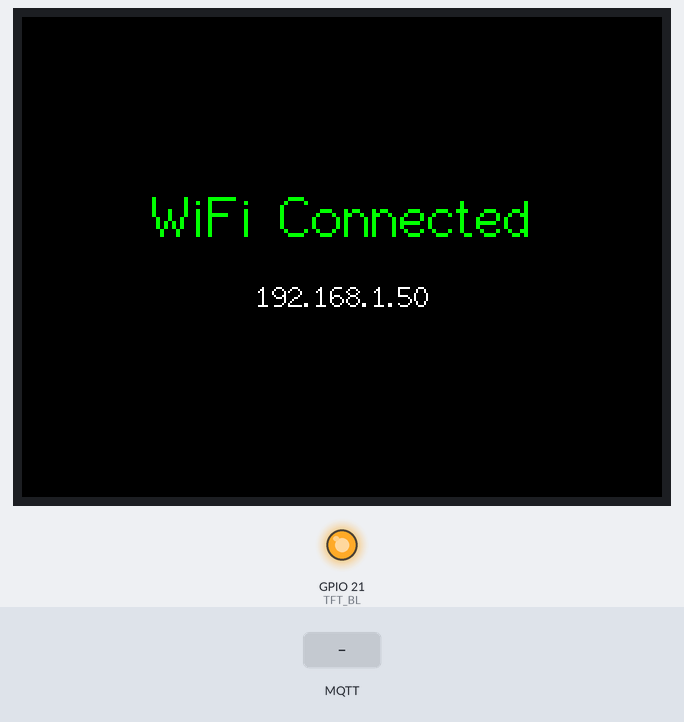
Bench run of a program on a simulated ESP32. Parts: 320×240 colour display, output pins drawn as LEDs (lit = HIGH). The test bench sets the inputs (shaded band). WiFi joins after 1.5 s; servers stay silent unless stated; no MQTT or app messages arrive unless stated; what the program prints to the serial monitor is not drawn.

Above: at 2.0 s.
At 5.6 s:
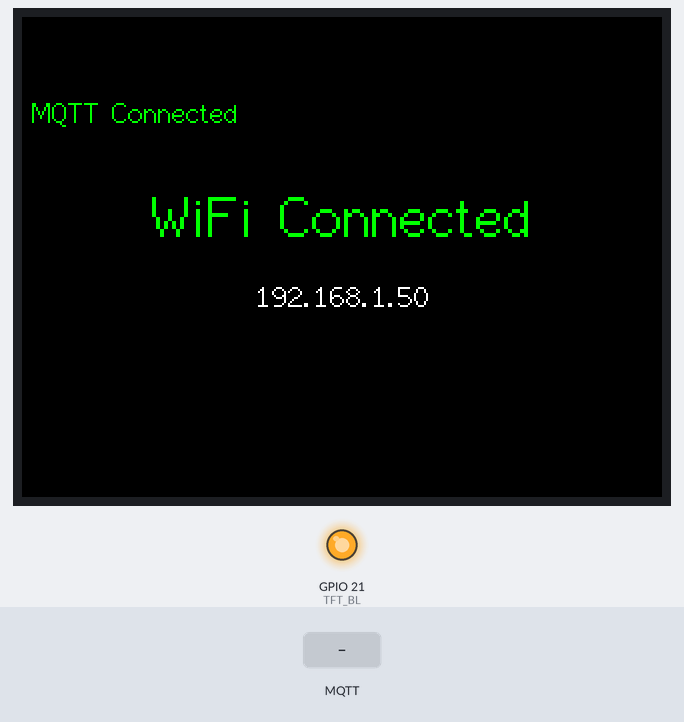
5.7 s: MQTT message "temperature" arrives on the first subscribed topic
7.2 s: MQTT message "/f" arrives on the first subscribed topic
8.7 s: MQTT message "ph" arrives on the first subscribed topic
At 30.7 s:
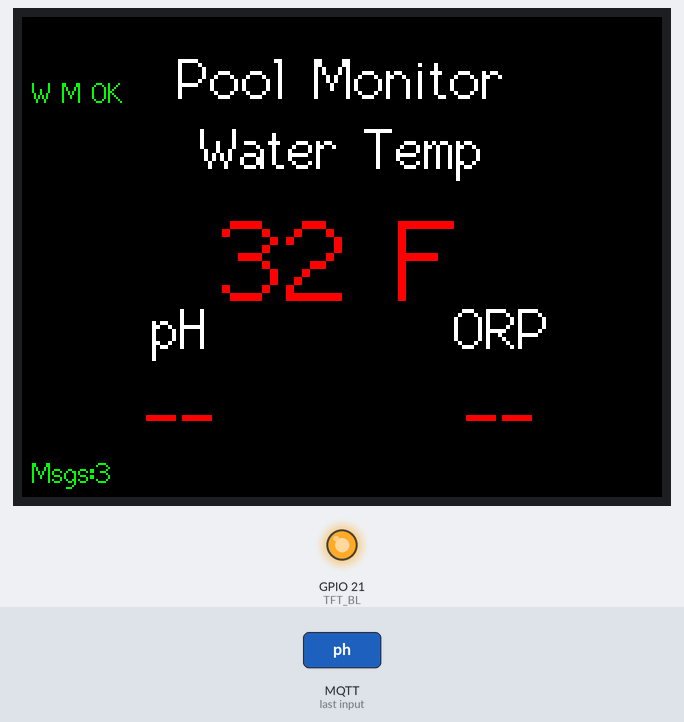
Timing chart, 0 to 31.5 s (numbered marks = the images above; inputs shaded):
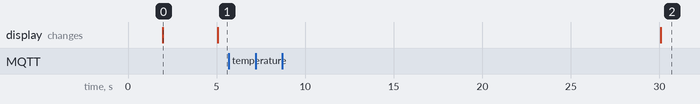

The program:

main.cpp
```cpp
#include <Arduino.h>
#include <WiFi.h>
#include <PubSubClient.h>
#include <ArduinoJson.h>
#include <TFT_eSPI.h>

// TFT Display
TFT_eSPI tft = TFT_eSPI();

// Backlight pin for CYD
#define TFT_BL 21

// Timing constants
#define DISPLAY_REFRESH_INTERVAL 30000
#define WIFI_RECONNECT_INTERVAL 5000
#define MQTT_RECONNECT_INTERVAL 5000

// WiFi and MQTT clients
WiFiClient wifiClient;
PubSubClient mqttClient(wifiClient);

// Timing variables
unsigned long lastWiFiAttempt = 0;
unsigned long lastMqttAttempt = 0;
unsigned long lastDisplayRefresh = 0;

// Pool data from Home Assistant
struct PoolData {
    float waterTempF = 0.0;
    float phLevel = 0.0;
    float orpLevel = 0.0;
    bool dataValid = false;
    unsigned long lastUpdate = 0;
    unsigned int msgCount = 0;
} poolData;

// Function declarations
void setupWiFi();
void setupMQTT();
void setupDisplay();
void reconnectWiFi();
void reconnectMQTT();
void mqttCallback(char* topic, byte* payload, unsigned int length);
void subscribeToTopics();
void updateDisplay();
void drawDashboard();
void drawStatusBar();

void setup() {
    Serial.begin(115200);
    Serial.println("\n=== ESP32 Pool Monitor Display ===");

    setupDisplay();

    // Show boot screen
    tft.fillScreen(TFT_BLACK);
    tft.setTextColor(TFT_WHITE, TFT_BLACK);
    tft.setTextDatum(MC_DATUM);
    tft.setTextSize(2);
    tft.drawString("Pool Monitor", 160, 100, 2);
    tft.setTextSize(1);
    tft.drawString("Starting up...", 160, 140, 2);

    setupWiFi();
    setupMQTT();

    Serial.println("Setup complete");
    delay(500);
}

void loop() {
    // Maintain WiFi connection
    if (WiFi.status() != WL_CONNECTED) {
        if (millis() - lastWiFiAttempt > WIFI_RECONNECT_INTERVAL) {
            reconnectWiFi();
            lastWiFiAttempt = millis();
        }
    }

    // Maintain MQTT connection
    if (!mqttClient.connected()) {
        if (millis() - lastMqttAttempt > MQTT_RECONNECT_INTERVAL) {
            reconnectMQTT();
            lastMqttAttempt = millis();
        }
    } else {
        mqttClient.loop();
    }

    // Update display periodically
    if (millis() - lastDisplayRefresh > DISPLAY_REFRESH_INTERVAL) {
        updateDisplay();
        lastDisplayRefresh = millis();
    }
}

void setupDisplay() {
    // Initialize backlight
    pinMode(TFT_BL, OUTPUT);
    digitalWrite(TFT_BL, HIGH);

    // Initialize TFT
    tft.init();
    tft.setRotation(1);  // Landscape mode
    tft.fillScreen(TFT_BLACK);

    Serial.println("Display initialized: 320x240 TFT");
}

void setupWiFi() {
    Serial.print("Connecting to WiFi");

    tft.fillScreen(TFT_BLACK);
    tft.setTextColor(TFT_WHITE, TFT_BLACK);
    tft.setTextDatum(MC_DATUM);
    tft.setTextSize(2);
    tft.drawString("Connecting WiFi...", 160, 120, 2);

    WiFi.begin(WIFI_SSID, WIFI_PASS);

    int attempts = 0;
    while (WiFi.status() != WL_CONNECTED && attempts < 40) {
        delay(500);
        Serial.print(".");
        attempts++;
    }

    if (WiFi.status() == WL_CONNECTED) {
        Serial.println(" Connected!");
        Serial.print("IP: ");
        Serial.println(WiFi.localIP());

        tft.fillScreen(TFT_BLACK);
        tft.setTextColor(TFT_GREEN, TFT_BLACK);
        tft.drawString("WiFi Connected", 160, 100, 2);
        tft.setTextSize(1);
        tft.setTextColor(TFT_WHITE, TFT_BLACK);
        tft.drawString(WiFi.localIP().toString(), 160, 140, 2);
        delay(1000);
    } else {
        Serial.println(" Failed!");
        tft.fillScreen(TFT_BLACK);
        tft.setTextColor(TFT_RED, TFT_BLACK);
        tft.drawString("WiFi Failed!", 160, 120, 2);
        delay(1000);
    }
}

void reconnectWiFi() {
    Serial.println("Reconnecting to WiFi...");
    WiFi.reconnect();
}

void setupMQTT() {
    mqttClient.setServer(MQTT_BROKER, 1883);
    mqttClient.setCallback(mqttCallback);
}

void reconnectMQTT() {
    Serial.print("Connecting to MQTT...");

    String clientId = "esp32-pool-display-" + String(ESP.getEfuseMac());
    Serial.printf(" ClientID: %s\n", clientId.c_str());
    Serial.printf(" Broker: %s:1883\n", MQTT_BROKER);

    bool connected;
    #ifdef MQTT_USER
        Serial.printf(" Using auth: %s / ****\n", MQTT_USER);
        connected = mqttClient.connect(clientId.c_str(), MQTT_USER, MQTT_PASS);
    #else
        connected = mqttClient.connect(clientId.c_str());
    #endif

    if (connected) {
        Serial.println(" Connected!");
        subscribeToTopics();
        Serial.println("Topics subscribed. Waiting for data...");

        // Show MQTT connected briefly
        tft.fillRect(0, 0, 320, 20, TFT_BLACK);
        tft.setTextColor(TFT_GREEN, TFT_BLACK);
        tft.setTextDatum(TL_DATUM);
        tft.setTextSize(1);
        tft.drawString("MQTT Connected", 5, 40, 2);
    } else {
        int state = mqttClient.state();
        Serial.print(" Failed, rc=");
        Serial.println(state);
        // MQTT state: -4=timeout, -3=conn_lost, -2=conn_failed, -1=disconn, 1-5=protocol errors
        tft.fillRect(0, 0, 320, 20, TFT_BLACK);
        tft.setTextColor(TFT_RED, TFT_BLACK);
        tft.setTextDatum(TL_DATUM);
        tft.setTextSize(1);
        tft.drawString("MQTT Fail: " + String(state), 5, 40, 2);
    }
}

void subscribeToTopics() {
    // Subscribe to Home Assistant pool sensor topics
    bool t1 = mqttClient.subscribe("homeassistant/sensor/iopool_my_pool_temperature/state");
    bool t2 = mqttClient.subscribe("homeassistant/sensor/iopool_my_pool_ph/state");
    bool t3 = mqttClient.subscribe("homeassistant/sensor/iopool_my_pool_orp/state");

    // Alternative common topic patterns
    bool t4 = mqttClient.subscribe("pool/temperature/f");
    bool t5 = mqttClient.subscribe("pool/temperature/c");
    bool t6 = mqttClient.subscribe("pool/ph");
    bool t7 = mqttClient.subscribe("pool/orp");

    Serial.printf("Subscribe results: t1=%d t2=%d t3=%d t4=%d t5=%d t6=%d t7=%d\n",
                  t1, t2, t3, t4, t5, t6, t7);
}

void mqttCallback(char* topic, byte* payload, unsigned int length) {
    String message;
    for (unsigned int i = 0; i < length; i++) {
        message += (char)payload[i];
    }

    poolData.msgCount++;
    Serial.printf("MQTT [#%u] [%s]: %s (len=%d)\n", poolData.msgCount, topic, message.c_str(), length);

    String topicStr = String(topic);

    // Parse temperature (Fahrenheit preferred, fallback to Celsius)
    if (topicStr.indexOf("temperature") >= 0) {
        float val = message.toFloat();
        if (topicStr.indexOf("/f") >= 0 || val > 50) {
            poolData.waterTempF = val;
        } else {
            // Convert Celsius to Fahrenheit
            poolData.waterTempF = val * 9.0 / 5.0 + 32.0;
        }
        poolData.lastUpdate = millis();
        poolData.dataValid = true;
        Serial.printf("  Parsed TEMP: %.1fF\n", poolData.waterTempF);
    }

    // Parse pH
    if (topicStr.indexOf("ph") >= 0 && topicStr.indexOf("orp") < 0) {
        poolData.phLevel = message.toFloat();
        poolData.lastUpdate = millis();
        poolData.dataValid = true;
        Serial.printf("  Parsed PH: %.2f\n", poolData.phLevel);
    }

    // Parse ORP
    if (topicStr.indexOf("orp") >= 0) {
        poolData.orpLevel = message.toFloat();
        poolData.lastUpdate = millis();
        poolData.dataValid = true;
        Serial.printf("  Parsed ORP: %.0f mV\n", poolData.orpLevel);
    }
}

void updateDisplay() {
    drawDashboard();
}

void drawStatusBar() {
    tft.setTextSize(1);
    tft.setTextDatum(TL_DATUM);

    // WiFi status - below title
    if (WiFi.status() == WL_CONNECTED) {
        tft.setTextColor(TFT_GREEN, TFT_BLACK);
        tft.drawString("W", 5, 30, 2);
    } else {
        tft.setTextColor(TFT_RED, TFT_BLACK);
        tft.drawString("X", 5, 30, 2);
    }

    // MQTT status
    if (mqttClient.connected()) {
        tft.setTextColor(TFT_GREEN, TFT_BLACK);
        tft.drawString("M", 20, 30, 2);
    } else {
        tft.setTextColor(TFT_RED, TFT_BLACK);
        tft.drawString("X", 20, 30, 2);
    }

    // Data age indicator
    if (poolData.dataValid) {
        unsigned long age = (millis() - poolData.lastUpdate) / 1000;
        if (age < 60) {
            tft.setTextColor(TFT_GREEN, TFT_BLACK);
            tft.drawString("OK", 35, 30, 2);
        } else if (age < 300) {
            tft.setTextColor(TFT_YELLOW, TFT_BLACK);
            tft.drawString("STALE", 35, 30, 2);
        } else {
            tft.setTextColor(TFT_RED, TFT_BLACK);
            tft.drawString("OLD", 35, 30, 2);
        }
    } else {
        tft.setTextColor(TFT_RED, TFT_BLACK);
        tft.drawString("NO DATA", 35, 30, 2);
    }
}

void drawDashboard() {
    // Full screen clear
    tft.fillScreen(TFT_BLACK);

    // Title at top
    tft.setTextColor(TFT_WHITE, TFT_BLACK);
    tft.setTextDatum(TC_DATUM);
    tft.setTextSize(2);
    tft.drawString("Pool Monitor", 160, 15, 2);

    // Status bar below title
    drawStatusBar();

    // Temperature - Large display center top
    tft.setTextColor(TFT_WHITE, TFT_BLACK);
    tft.setTextDatum(TC_DATUM);
    tft.setTextSize(2);
    tft.drawString("Water Temp", 160, 50, 2);

    tft.setTextSize(4);
    if (poolData.dataValid && poolData.waterTempF > 0) {
        char tempStr[10];
        sprintf(tempStr, "%.0f F", poolData.waterTempF);

        // Color based on temperature range
        uint16_t tempColor;
        if (poolData.waterTempF < 70.0) {
            tempColor = TFT_RED;
        } else if (poolData.waterTempF <= 74.0) {
            tempColor = TFT_YELLOW;
        } else if (poolData.waterTempF <= 86.0) {
            tempColor = TFT_GREEN;
        } else if (poolData.waterTempF <= 90.0) {
            tempColor = TFT_YELLOW;
        } else {
            tempColor = TFT_RED;
        }

        tft.setTextColor(tempColor, TFT_BLACK);
        tft.drawString(tempStr, 160, 90, 2);
    } else {
        tft.setTextColor(TFT_RED, TFT_BLACK);
        tft.drawString("-- F", 160, 90, 2);
    }

    // pH - Left side
    tft.setTextColor(TFT_WHITE, TFT_BLACK);
    tft.setTextDatum(TC_DATUM);
    tft.setTextSize(2);
    tft.drawString("pH", 80, 140, 2);

    tft.setTextSize(3);
    if (poolData.dataValid && poolData.phLevel > 0) {
        char phStr[10];
        sprintf(phStr, "%.1f", poolData.phLevel);

        // Color based on pH range
        uint16_t phColor;
        if (poolData.phLevel < 6.9) {
            phColor = TFT_RED;      // Too acidic
        } else if (poolData.phLevel <= 7.8) {
            phColor = TFT_GREEN;    // Ideal range
        } else if (poolData.phLevel <= 8.2) {
            phColor = TFT_YELLOW;   // Getting high
        } else {
            phColor = TFT_RED;      // Too alkaline
        }

        tft.setTextColor(phColor, TFT_BLACK);
        tft.drawString(phStr, 80, 175, 2);
    } else {
        tft.setTextColor(TFT_RED, TFT_BLACK);
        tft.drawString("--", 80, 175, 2);
    }

    // ORP - Right side
    tft.setTextColor(TFT_WHITE, TFT_BLACK);
    tft.setTextDatum(TC_DATUM);
    tft.setTextSize(2);
    tft.drawString("ORP", 240, 140, 2);

    tft.setTextSize(3);
    if (poolData.dataValid && poolData.orpLevel > 0) {
        char orpStr[20];
        sprintf(orpStr, "%.0f", poolData.orpLevel);

        // Color based on ORP range
        uint16_t orpColor;
        if (poolData.orpLevel < 650) {
            orpColor = TFT_RED;       // Too low
        } else if (poolData.orpLevel <= 699) {
            orpColor = TFT_YELLOW;    // Low
        } else if (poolData.orpLevel <= 800) {
            orpColor = TFT_GREEN;     // Ideal range
        } else if (poolData.orpLevel <= 850) {
            orpColor = TFT_YELLOW;    // High
        } else {
            orpColor = TFT_RED;       // Too high
        }

        tft.setTextColor(orpColor, TFT_BLACK);
        tft.drawString(orpStr, 240, 175, 2);
    } else {
        tft.setTextColor(TFT_RED, TFT_BLACK);
        tft.drawString("--", 240, 175, 2);
    }

    // Show message count and data validity (bottom left)
    tft.setTextSize(1);
    tft.setTextDatum(TL_DATUM);
    tft.setTextColor(poolData.dataValid ? TFT_GREEN : TFT_RED, TFT_BLACK);
    char countStr[30];
    sprintf(countStr, "Msgs:%u", poolData.msgCount);
    tft.drawString(countStr, 5, 220, 2);
}
```

Measured:
- after the input at 5.7 s, every drawn part: stays the same
- after the input at 7.2 s, every drawn part: stays the same
- after the input at 8.7 s, the display: changes after 21.4 s (image 2)
- what the display in image 0 shows lasts 3.1 s, from 2.0 s to 5.1 s
